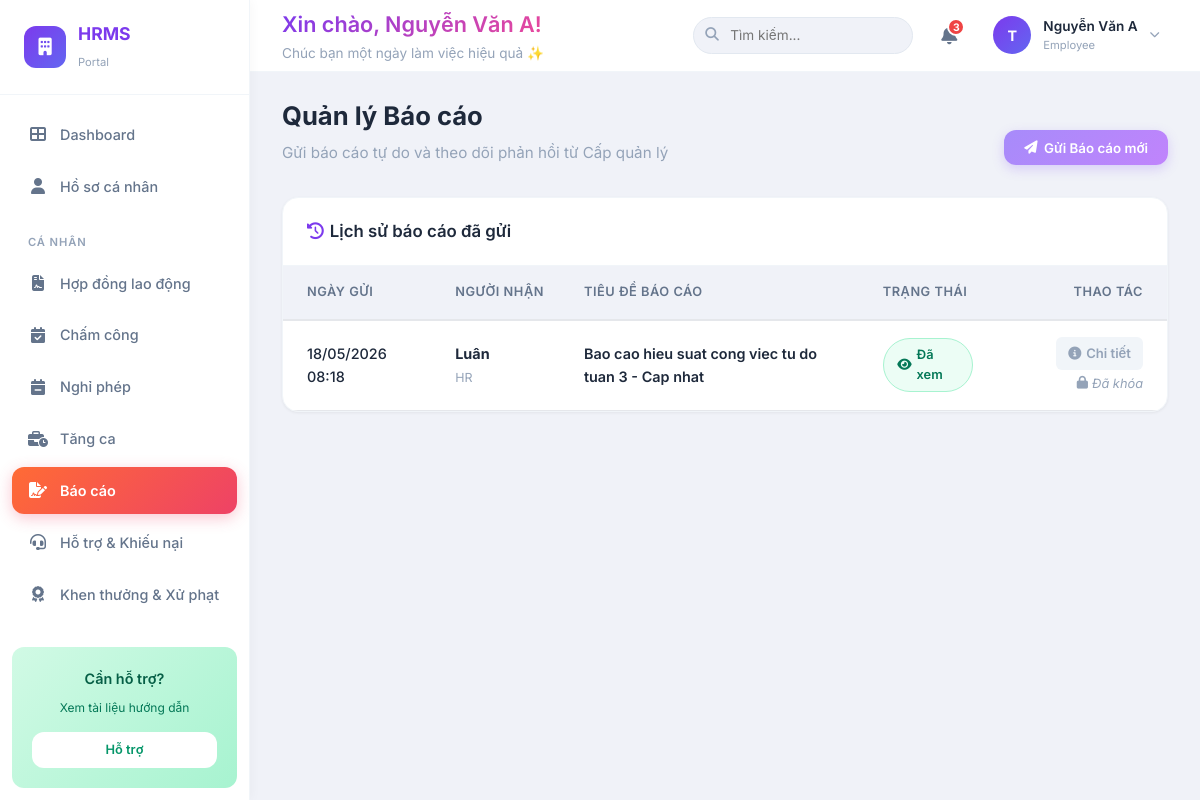
/reports/ (signed in), run on the app's committed database.
### accounts/models/account_model.py (models this page shows, shortened)
class UserProfile(models.Model):
    user = models.OneToOneField(
        User,
        on_delete=models.CASCADE,
        related_name="profile",
        help_text="Django user that owns this profile.",
    )
    role = models.ForeignKey(
        Role,
        on_delete=models.SET_NULL,
        null=True,
        blank=True,
        related_name="users",
        help_text="System role used for interface and access control.",
    )
    permissions = models.ManyToManyField(
        CustomPermission,
        blank=True,
        related_name="users",
        help_text="Custom permissions assigned independently from role.",
    )
    full_name = models.CharField(
        max_length=255,
        blank=True,
        null=True,
        default="",
        help_text="Full name from registration.",
    )
    employee_id = models.CharField(
        max_length=50,
        unique=True,
        help_text="Unique employee ID.",
    )
    class Meta:
        ordering = ["user__username"]

### accounts/models/role_model.py (models this page shows, shortened)
class Role(models.Model):
    ADMIN = "admin"
    HR = "hr"
    MANAGER = "manager"
    LEADER = "leader"
    EMPLOYEE = "employee"
    ROLE_CHOICES = [
        (ADMIN, "Admin"),
        (HR, "HR"),
        (MANAGER, "Manager"),
        (LEADER, "Leader"),
        (EMPLOYEE, "Employee"),
    ]
    name = models.CharField(
        max_length=50,
        unique=True,
        choices=ROLE_CHOICES,
        help_text="Tên vai trò (VD: 'admin', 'manager').",
    )
    description = models.TextField(
        blank=True,
        default="",
        help_text="Mô tả vai trò này làm gì.",
    )
    class Meta:
        ordering = ["name"]

### reports_interactions/models/report_model.py (models this page shows, shortened)
class Report(models.Model):
    author = models.ForeignKey(
        User,
        on_delete=models.CASCADE,
        related_name='reports_sent',
        help_text="Người gửi báo cáo.",
    )
    recipient = models.ForeignKey(
        User,
        on_delete=models.CASCADE,
        related_name='reports_received',
        help_text="Quản lý nhận báo cáo.",
        null=True,
        blank=True,
    )
    title = models.CharField(
        max_length=255,
        help_text="Tiêu đề báo cáo.",
    )
    content = models.TextField(
        help_text="Nội dung báo cáo.",
    )
    file_attachment = models.FileField(
        upload_to='report_attachments/',
        null=True,
        blank=True,
        help_text="Tài liệu/file đính kèm.",
    )
    is_viewed = models.BooleanField(
        default=False,
        help_text="Trạng thái đã xem của cấp quản lý.",
    )
    viewed_at = models.DateTimeField(
        null=True,
        blank=True,
        help_text="Thời điểm quản lý xem báo cáo.",
    )
    created_at = models.DateTimeField(auto_now_add=True)
    updated_at = models.DateTimeField(auto_now=True)
    @property
    def can_edit_or_delete(self):
        return not self.is_viewed
    class Meta:
        ordering = ['-created_at']
        verbose_name = 'Báo cáo'
        verbose_name_plural = 'Báo cáo'

### reports_interactions/views/__init__.py (the view, shortened to what this page needs)
# urls.py: path('reports/', report_view, name='reports'),
@login_required
def report_view(request):
    ensure_profile(request.user)
    reports = Report.objects.filter(author=request.user).select_related('recipient').order_by('-created_at')
    form = ReportForm(user=request.user)
    return render(request, 'reports_interactions/report.html', {
        'active_page': 'reports',
        'is_manager': can_manage_requests(request.user),
        'reports': reports,
        'form': form,
    })

### reports_interactions/templates/reports_interactions/report.html (shortened to what this page needs)
{% extends 'accounts/base_dashboard.html' %}
{% load static %}
{% block content %}
<div class="animate-fade">
    <div style="display:flex; justify-content:space-between; align-items:flex-end; margin-bottom: 2rem;">
        <div>
            <h2 style="font-size:1.6rem; font-weight:700; color:var(--text-main); margin-bottom:0.25rem;">Quản lý Báo cáo</h2>
            <p style="color:var(--text-muted); font-size:0.95rem;">Gửi báo cáo tự do và theo dõi phản hồi từ Cấp quản lý</p>
        </div>
        <div style="display: flex; gap: 1rem;">
            <button class="btn-create" onclick="openCreateModal()">
                <i class="fa-solid fa-paper-plane"></i> Gửi Báo cáo mới
            </button>
        </div>
    </div>
    <div class="card">
        <div class="card-header">
            <h3 style="margin:0;"><i class="fa-solid fa-clock-rotate-left" style="color:var(--primary); margin-right:6px;"></i>Lịch sử báo cáo đã gửi</h3>
        </div>
        <div class="card-body" style="padding: 0;">
            {% if reports %}
            <div class="table-wrapper" style="border: none; border-radius: 0;">
                <table class="data-table" style="width: 100%; border-collapse: collapse;">
                    <thead>
                        <tr style="border-bottom: 2px solid #e5e7eb; text-align: left; background: #f8fafc;">
                            <th style="padding: 1rem 1.5rem;">NGÀY GỬI</th>
                            <th style="padding: 1rem 1.25rem;">NGƯỜI NHẬN</th>
                            <th style="padding: 1rem 1.25rem;">TIÊU ĐỀ BÁO CÁO</th>
                            <th style="padding: 1rem 1.25rem;">TRẠNG THÁI</th>
                            <th style="padding: 1rem 1.5rem; text-align: right;">THAO TÁC</th>
                        </tr>
                    </thead>
                    <tbody>
                        {% for r in reports %}
                        <tr style="border-bottom: 1px solid #e5e7eb; vertical-align: middle;">
                            <td style="padding: 1rem 1.5rem; font-weight: 500;">
                                {{ r.created_at|date:"d/m/Y H:i" }}
                            </td>
                            <td style="padding: 1rem 1.25rem;">
                                <strong>{{ r.recipient.profile.full_name|default:r.recipient.username }}</strong><br>
                                <span style="font-size:0.78rem; color:var(--text-muted);">{{ r.recipient.profile.role.get_name_display|default:"Quản lý" }}</span>
                            </td>
                            <td style="padding: 1rem 1.25rem; font-weight: 600; color: var(--text-primary);">
                                {{ r.title }}
                            </td>
                            <td style="padding: 1rem 1.25rem;">
                                {% if r.is_viewed %}
                                <span class="badge-status badge-viewed">
                                    <i class="fa-solid fa-eye"></i> Đã xem
                                </span>
                                {% else %}
                                <span class="badge-status badge-pending">
                                    <i class="fa-solid fa-paper-plane"></i> Chờ xem
                                </span>
                                {% endif %}
                            </td>
                            <td style="padding: 1rem 1.5rem; text-align: right;">
                                <a href="{% url 'report_detail' r.id %}" class="btn-action btn-action-view">
                                    <i class="fa-solid fa-circle-info"></i> Chi tiết
                                </a>
                                {% if r.can_edit_or_delete %}
                                <button class="btn-action btn-action-edit" onclick="openEditModal({{ r.id }}, '{{ r.title|escapejs }}', '{{ r.content|escapejs }}', {{ r.recipient.id }}, '{{ r.filename|escapejs }}')">
                                    <i class="fa-solid fa-pen-to-square"></i> Sửa
                                </button>
                                <button class="btn-action btn-action-delete" onclick="openDeleteModal({{ r.id }}, '{{ r.title|escapejs }}')">
                                    <i class="fa-solid fa-trash"></i> Xóa
                                </button>
                                {% else %}
                                <span style="font-size:0.8rem; color:var(--text-muted); margin-left:0.5rem; font-style:italic; display:inline-flex; align-items:center; gap:0.25rem;">
                                    <i class="fa-solid fa-lock"></i> Đã khóa
                                </span>
                                {% endif %}
                            </td>
                        </tr>
                        {% endfor %}
                    </tbody>
                </table>
            </div>
            {% else %}
            <div style="text-align: center; padding: 4rem 1.5rem; color: var(--text-muted);">
                <i class="fa-solid fa-folder-open" style="font-size: 2.5rem; opacity: 0.35; margin-bottom: 0.75rem; display: block;"></i>
                <p style="font-size: 0.95rem;">Bạn chưa gửi báo cáo nào.</p>
            </div>
            {% endif %}
        </div>
    </div>
</div>
{% endblock %}

### accounts/templates/accounts/base_dashboard.html (shortened to what this page needs)
{% load static %}
<!DOCTYPE html>
<html lang="vi">
<head>
    <link rel="stylesheet" href="https://cdnjs.cloudflare.com/ajax/libs/font-awesome/6.5.1/css/all.min.css">
    <link rel="stylesheet" href="{% static 'accounts/css/style.css' %}">
</head>
<body>
    <div class="app-wrapper">
        <aside class="sidebar" id="sidebar">
            <div class="sidebar-header">
                <div class="sidebar-logo">
                    <div class="logo-icon">
                        <i class="fa-solid fa-building"></i>
                    </div>
                    <div class="logo-text">
                        <span class="logo-name">HRMS</span>
                        <span class="logo-sub">Portal</span>
                    </div>
                </div>
            </div>
            <nav class="sidebar-nav">
                <a href="{% url 'dashboard' %}"
                   class="nav-item {% if active_page == 'dashboard' %}active{% endif %}">
                    <i class="fa-solid fa-th-large"></i>
                    <span>Dashboard</span>
                </a>
                <a href="{% url 'profile' %}"
                   class="nav-item {% if active_page == 'profile' %}active{% endif %}">
                    <i class="fa-solid fa-user"></i>
                    <span>Hồ sơ cá nhân</span>
                </a>
                {% if not request.user.profile.is_admin %}
                <div class="nav-section-title">Cá nhân</div>
                <a href="{% url 'contract' %}" class="nav-item {% if active_page == 'contract' %}active{% endif %}">
                    <i class="fa-solid fa-file-contract"></i>
                    <span>Hợp đồng lao động</span>
                </a>
                <a href="{% url 'attendance' %}" class="nav-item {% if active_page == 'attendance' %}active{% endif %}">
                    <i class="fa-solid fa-calendar-check"></i>
                    <span>Chấm công</span>
                </a>
                <a href="{% url 'leave' %}" class="nav-item {% if active_page == 'leave' %}active{% endif %}">
                    <i class="fa-solid fa-calendar-minus"></i>
                    <span>Nghỉ phép</span>
                </a>
                <a href="{% url 'overtime' %}" class="nav-item {% if active_page == 'overtime' %}active{% endif %}">
                    <i class="fa-solid fa-business-time"></i>
                    <span>Tăng ca</span>
                </a>
                <a href="{% url 'reports' %}" class="nav-item {% if active_page == 'reports' %}active{% endif %}">
                    <i class="fa-solid fa-file-signature"></i>
                    <span>Báo cáo</span>
                </a>
                <a href="{% url 'tickets' %}" class="nav-item {% if active_page == 'tickets' %}active{% endif %}">
                    <i class="fa-solid fa-headset"></i>
                    <span>Hỗ trợ & Khiếu nại</span>
                </a>
                <a href="{% url 'rewards_penalties' %}" class="nav-item {% if active_page == 'rewards' %}active{% endif %}">
                    <i class="fa-solid fa-award"></i>
                    <span>Khen thưởng & Xử phạt</span>
                </a>
                {% endif %}
                <a href="{% url 'settings' %}" class="nav-item {% if active_page == 'settings' %}active{% endif %}">
                </a>
            </nav>
            <div class="sidebar-help">
                <p>Cần hỗ trợ?</p>
                <span>Xem tài liệu hướng dẫn</span>
                <a href="#" class="btn-support">Hỗ trợ</a>
            </div>
        </aside>
        <div class="main-area">
            <header class="topbar">
                <div class="topbar-left">
                    <div class="welcome-section">
                        <h2 class="text-gradient">
                            Xin chào, {{ request.user.profile.full_name|default:request.user.username }}!
                        </h2>
                        <p>Chúc bạn một ngày làm việc hiệu quả ✨</p>
                    </div>
                </div>
                <div class="topbar-right">
                    <div class="search-box">
                        <i class="fa-solid fa-search"></i>
                        <input type="text" placeholder="Tìm kiếm...">
                    </div>
                    <button class="notification-btn">
                        <i class="fa-solid fa-bell"></i>
                        <span class="notification-badge">3</span>
                    </button>
                    <div class="user-menu">
                        <div class="user-avatar">
                            {{ request.user.username|make_list|first|upper }}
                        </div>
                        <div class="user-info">
                            <span class="name">
                                {{ request.user.profile.full_name|default:request.user.username }}
                            </span>
                            <span class="role">
                                {% if request.user.profile.role %}
                                    {{ request.user.profile.role.get_name_display }}
                                {% else %}
                                    User
                                {% endif %}
                            </span>
                        </div>
                        <i class="fa-solid fa-chevron-down" style="font-size:0.65rem;color:var(--text-muted);"></i>
                    </div>
                </div>
            </header>
            <main class="content">
                {% block content %}{% endblock %}
            </main>
        </div>
    </div>
</body>
</html>

### data on the page
Report: created_at "18/05/2026 08:18", recipient.profile.full_name "Luân", recipient.profile.role.name "HR", title "Bao cao hieu suat cong viec tu do tuan 3 - Cap nhat", is_viewed True (drawn)

### other printed values
{{ request.user.profile.full_name|default:request.user.username }} "Nguyễn Văn A"
{{ request.user.username|make_list|first|upper }} "T"
{{ request.user.profile.role.get_name_display }} "Employee"
